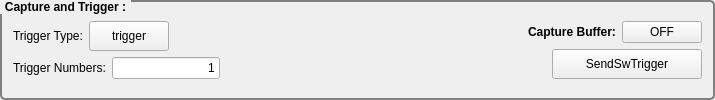
          <widget class="QGroupBox" name="groupBox_5">
           <property name="sizePolicy">
            <sizepolicy hsizetype="Preferred" vsizetype="Preferred">
             <horstretch>0</horstretch>
             <verstretch>0</verstretch>
            </sizepolicy>
           </property>
           <property name="styleSheet">
            <string notr="true">QGroupBox  {

    border: 2px solid gray;
    border-radius: 5px;
    margin-top: 1ex; /* leave space at the top for the title */
	font-weight: bold
}
 
QGroupBox::title  {
    subcontrol-origin: margin;
    subcontrol-position: top left; /* position at the top center */
    padding: 0 3px;
}</string>
           </property>
           <property name="title">
            <string>Capture and Trigger :</string>
           </property>
           <layout class="QGridLayout" name="gridLayout_4">
            <item row="0" column="0">
             <layout class="QVBoxLayout" name="verticalLayout_5">
              <item>
               <layout class="QHBoxLayout" name="horizontalLayout_4">
                <item>
                 <widget class="QLabel" name="label_9">
                  <property name="text">
                   <string>Trigger Type:</string>
                  </property>
                 </widget>
                </item>
                <item>
                 <widget class="QPushButton" name="triggerButton">
                  <property name="sizePolicy">
                   <sizepolicy hsizetype="Preferred" vsizetype="Maximum">
                    <horstretch>0</horstretch>
                    <verstretch>0</verstretch>
                   </sizepolicy>
                  </property>
                  <property name="minimumSize">
                   <size>
                    <width>0</width>
                    <height>30</height>
                   </size>
                  </property>
                  <property name="text">
                   <string>trigger</string>
                  </property>
                 </widget>
                </item>
                <item>
                 <spacer name="horizontalSpacer_13">
                  <property name="orientation">
                   <enum>Qt::Horizontal</enum>
                  </property>
                  <property name="sizeHint" stdset="0">
                   <size>
                    <width>40</width>
                    <height>20</height>
                   </size>
                  </property>
                 </spacer>
                </item>
               </layout>
              </item>
              <item>
               <layout class="QHBoxLayout" name="horizontalLayout_6">
                <item>
                 <widget class="QLabel" name="label_15">
                  <property name="sizePolicy">
                   <sizepolicy hsizetype="Preferred" vsizetype="Maximum">
                    <horstretch>0</horstretch>
                    <verstretch>0</verstretch>
                   </sizepolicy>
                  </property>
                  <property name="text">
                   <string>Trigger Numbers:</string>
                  </property>
                 </widget>
                </item>
                <item>
                 <widget class="QLineEdit" name="numTriggerBox">
                  <property name="enabled">
                   <bool>true</bool>
                  </property>
                  <property name="sizePolicy">
                   <sizepolicy hsizetype="Fixed" vsizetype="Maximum">
                    <horstretch>0</horstretch>
                    <verstretch>0</verstretch>
                   </sizepolicy>
                  </property>
                  <property name="minimumSize">
                   <size>
                    <width>0</width>
                    <height>20</height>
                   </size>
                  </property>
                  <property name="inputMask">
                   <string/>
                  </property>
                  <property name="text">
                   <string>1</string>
                  </property>
                  <property name="alignment">
                   <set>Qt::AlignRight|Qt::AlignTrailing|Qt::AlignVCenter</set>
                  </property>
                 </widget>
                </item>
                <item>
                 <spacer name="horizontalSpacer_14">
                  <property name="orientation">
                   <enum>Qt::Horizontal</enum>
                  </property>
                  <property name="sizeHint" stdset="0">
                   <size>
                    <width>40</width>
                    <height>20</height>
                   </size>
                  </property>
                 </spacer>
                </item>
               </layout>
              </item>
             </layout>
            </item>
            <item row="0" column="1">
             <spacer name="horizontalSpacer_10">
              <property name="orientation">
               <enum>Qt::Horizontal</enum>
              </property>
              <property name="sizeHint" stdset="0">
               <size>
                <width>222</width>
                <height>20</height>
               </size>
              </property>
             </spacer>
            </item>
            <item row="0" column="2">
             <layout class="QVBoxLayout" name="verticalLayout_6">
              <item>
               <layout class="QHBoxLayout" name="horizontalLayout">
                <item>
                 <spacer name="horizontalSpacer_7">
                  <property name="orientation">
                   <enum>Qt::Horizontal</enum>
                  </property>
                  <property name="sizeHint" stdset="0">
                   <size>
                    <width>40</width>
                    <height>20</height>
                   </size>
                  </property>
                 </spacer>
                </item>
                <item>
                 <widget class="QLabel" name="label_7">
                  <property name="font">
                   <font>
                    <weight>75</weight>
                    <bold>true</bold>
                   </font>
                  </property>
                  <property name="text">
                   <string>Capture Buffer:</string>
                  </property>
                 </widget>
                </item>
                <item>
                 <widget class="QPushButton" name="captureButton">
                  <property name="enabled">
                   <bool>true</bool>
                  </property>
                  <property name="sizePolicy">
                   <sizepolicy hsizetype="Expanding" vsizetype="Fixed">
                    <horstretch>0</horstretch>
                    <verstretch>0</verstretch>
                   </sizepolicy>
                  </property>
                  <property name="minimumSize">
                   <size>
                    <width>0</width>
                    <height>15</height>
                   </size>
                  </property>
                  <property name="layoutDirection">
                   <enum>Qt::LeftToRight</enum>
                  </property>
                  <property name="autoFillBackground">
                   <bool>false</bool>
                  </property>
                  <property name="text">
                   <string>OFF</string>
                  </property>
                  <property name="checkable">
                   <bool>true</bool>
                  </property>
                  <property name="default">
                   <bool>false</bool>
                  </property>
                 </widget>
                </item>
               </layout>
              </item>
              <item>
               <layout class="QHBoxLayout" name="horizontalLayout_9">
                <item>
                 <spacer name="horizontalSpacer_11">
                  <property name="orientation">
                   <enum>Qt::Horizontal</enum>
                  </property>
                  <property name="sizeHint" stdset="0">
                   <size>
                    <width>40</width>
                    <height>20</height>
                   </size>
                  </property>
                 </spacer>
                </item>
                <item>
                 <widget class="QPushButton" name="sendTriggerButton">
                  <property name="enabled">
                   <bool>true</bool>
                  </property>
                  <property name="sizePolicy">
                   <sizepolicy hsizetype="Maximum" vsizetype="Maximum">
                    <horstretch>0</horstretch>
                    <verstretch>0</verstretch>
                   </sizepolicy>
                  </property>
                  <property name="minimumSize">
                   <size>
                    <width>150</width>
                    <height>30</height>
                   </size>
                  </property>
                  <property name="maximumSize">
                   <size>
                    <width>150</width>
                    <height>30</height>
                   </size>
                  </property>
                  <property name="text">
                   <string>SendSwTrigger</string>
                  </property>
                 </widget>
                </item>
               </layout>
              </item>
             </layout>
            </item>
           </layout>
           <zorder></zorder>
           <zorder>horizontalSpacer_10</zorder>
          </widget>
